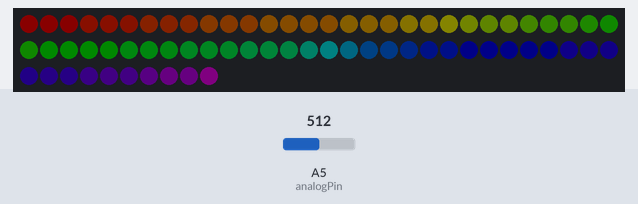
A sketch run on a simulated Arduino Uno, built with avr-gcc and run on an emulated ATmega328P. On the bench: 70 RGB LEDs in strip order, left to right, continuing on the next row. The inputs (shaded band) are chosen by the test bench; at power-on: A5 (analogPin) = 512. Dim RGB values are drawn brighter than linear.

Above: at 3.15 s.
At 7.07 s:
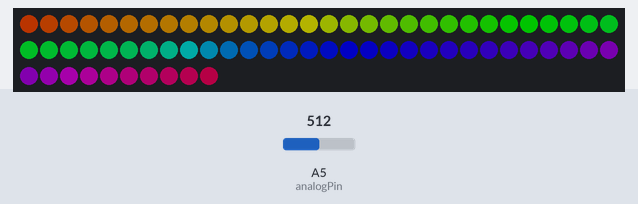
At 12.18 s:
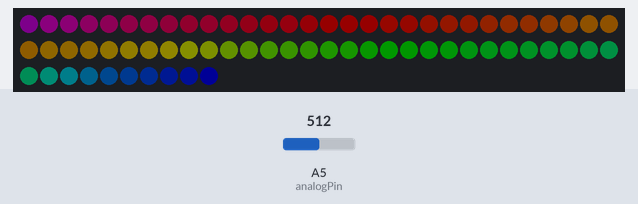
At 21.21 s:
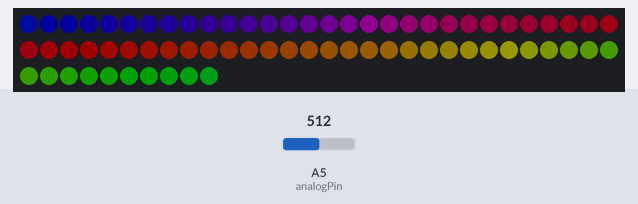
At 29.94 s:
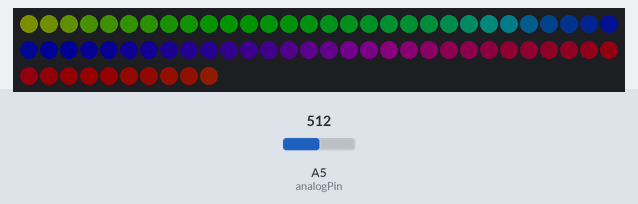
At 39.57 s:
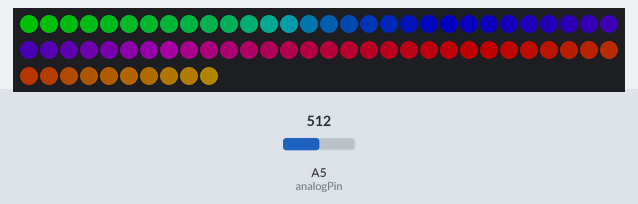

The sketch:

deadMau5.v2.ino
```cpp
// palettes and hsv values

#include <FastLED.h>

#define LED_PIN     5
#define NUM_LEDS    70
#define BRIGHTNESS  128
#define LED_TYPE    WS2811
CRGB leds[NUM_LEDS];

CRGBPalette16 currentPalette;
TBlendType    currentBlending;


/*------------------------------------------------------------*/
int analogPin = A5; // pin for msgeq7 input
int strobePin = 3; // msgeq7 strobe pin for cycling through channels
int resetPin = 4; // reset pin of the msgeq7
int numberOfChannels = 7; // number of channels in msgeq7
int spectrumValue[7]; // array to store the 7 values of the 7 channels

int resetDelay = 100; // delay of resetting MSGEQ7 in microseconds
int strobeDelay_USec = 40; // delay to settle input recording in microseconds

int breakPoint = 0; // lower cut off point of output number
int counter = 0; // counter of averaging breakPoint
int sumValues = 0; // current sum of values
int minValue =  300; // lowest value sound activation will start

float sumValueChange = 15; // multiply average value by this
int lowerBrightness = 20; // lower the brightness by this on sound activation

int ledBrightness[NUM_LEDS];
/*------------------------------------------------------------*/

void setup() {
    delay(3000); // power-up safety delay

    FastLED.addLeds<LED_TYPE, LED_PIN>(leds, NUM_LEDS).setCorrection( TypicalLEDStrip );
    FastLED.setBrightness(BRIGHTNESS);

    currentPalette = RainbowColors_p;
    currentBlending = LINEARBLEND;

    Serial.begin(9600);

    // turn on pins for msgeq7
    pinMode(analogPin, INPUT);
    pinMode(strobePin, OUTPUT);
    pinMode(resetPin, OUTPUT);

    // reset MSGEQ7 to ensure clean data
    digitalWrite(resetPin, LOW);
    digitalWrite(strobePin, HIGH);

    for(int i=0;i<NUM_LEDS;i++){
      ledBrightness[i] = 255;
    }
}


void loop() {
  static uint8_t startIndex = 0;
  startIndex = startIndex + 1; /* rainbow motion speed */


  rainbow(startIndex);
  FastLED.show();
}

void rainbow(uint8_t colorIndex){

  msgeq7GetValues();
  for(int i = 0; i < NUM_LEDS; i++) {
    msgeq7LedAdjust(i);

		leds[i] = ColorFromPalette( currentPalette, colorIndex, ledBrightness[i], currentBlending);
		colorIndex += 3;
	}
}

/*
 * change HSV brightness based off msgeq7 input values
*/
void msgeq7LedAdjust(uint8_t i){
	if( (i==0 | i==7 | i==14  | i==20 | i==25 | i==32 | i==35 | i==37 | i==41 | i==43 | i==45 | i==50 | i==55 | i==62) & spectrumValue[0]>breakPoint){
    ledBrightness[i] -= lowerBrightness;
  }
  else if( (i==1 | i==8 | i==15 | i==21 | i==26 | i==33 | i==46 | i==51 | i==56 | i==63) & spectrumValue[1]>breakPoint){
    ledBrightness[i] -= lowerBrightness;
  }
  else if( (i==2 | i==9 | i==16 | i==22 | i==27 | i==34 | i==47 | i==52 | i==57 | i==64) & spectrumValue[2]>breakPoint){
    ledBrightness[i] -= lowerBrightness;
  }
  else if( (i==3 | i==10 | i==17 | i==23 | i==28 | i==53 | i==58 | i==65) & spectrumValue[3]>breakPoint){
    ledBrightness[i] -= lowerBrightness;
  }
  else if( (i==4 | i==11 | i==18 | i==24 | i==29 | i==36 | i==38 | i==42 | i==44 | i==54 | i==59 | i==66) & spectrumValue[4]>breakPoint){
    ledBrightness[i] -= lowerBrightness;
  }
  else if( (i==5 | i==12 | i==19 | i==30 | i==39 | i==48 | i==60 | i==67) & spectrumValue[5]>breakPoint){
    ledBrightness[i] -= lowerBrightness;
  }
  else if( (i==6 | i==13 | i==31 | i==40 | i==49 | i==61 | i==68) & spectrumValue[6]>breakPoint){
    ledBrightness[i] -= lowerBrightness;
  }
  else {
    //if(ledBrightness[i] < 250 ){
      ledBrightness[i] += lowerBrightness;
   // }
  }
}

void msgeq7GetValues() {
    digitalWrite(resetPin, HIGH);
    delayMicroseconds(resetDelay);
    digitalWrite(resetPin, LOW);

    for(int i=0;i<numberOfChannels;i++){
       	// start reading channel by changing strobe to low
       	digitalWrite(strobePin,LOW);
       	// allows input to settle to get accurate reading
       	delayMicroseconds(strobeDelay_USec);
       	// read value of current pin from msgeq7
       	spectrumValue[i]=analogRead(analogPin);
        // sum value
       	sumValues += spectrumValue[i];


       	if(i>numberOfChannels-2){
         	// take average of values and reset counter/sum values
         	breakPoint = (sumValues/numberOfChannels)*sumValueChange;
         	sumValues = 0;
       	}

       	// strobe pin high the low to go to next channel on msgeq7
       	digitalWrite(strobePin, HIGH);

    }

    //for(int i=0;i<numberOfChannels;i++){Serial.print(spectrumValue[i]);Serial.print(" ");}
    //Serial.println(breakPoint);
}
```
